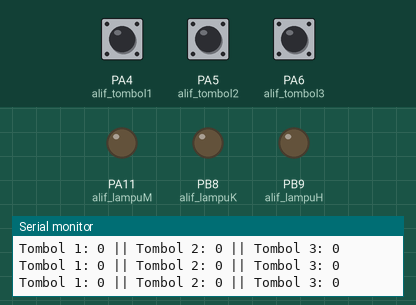
Simulated run of this sketch. Board: STM32 Blue Pill. Shown: output pins drawn as LEDs (lit = HIGH), the last lines printed to the serial monitor. The inputs (shaded band) are chosen by the test bench; at power-on: PA4 (alif_tombol1) LOW, PA5 (alif_tombol2) LOW, PA6 (alif_tombol3) LOW.

Above: at 1.2 s.
1.3 s: PA4 (alif_tombol1) pulled HIGH for 1 s
At 2.5 s:
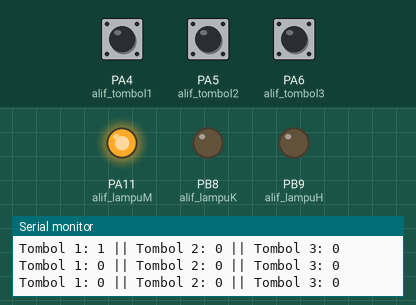
3.8 s: PA5 (alif_tombol2) pulled HIGH for 0.15 s
At 5.0 s:
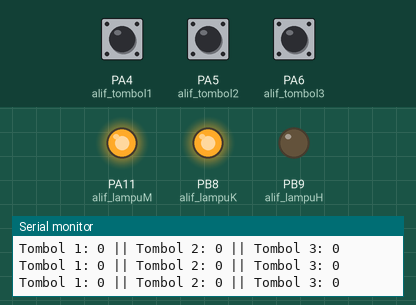
5.4 s: PA6 (alif_tombol3) pulled HIGH for 0.15 s
At 5.51 s:
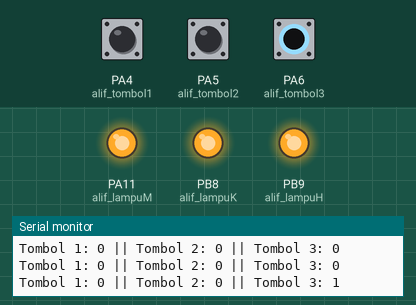
7.1 s: PA4 (alif_tombol1) pulled HIGH for 0.15 s
At 8.0 s:
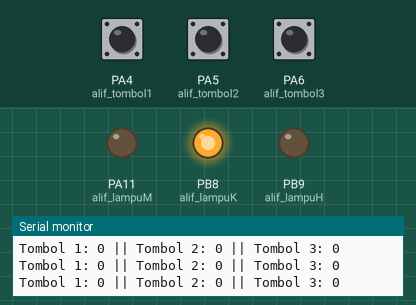
8.7 s: PA6 (alif_tombol3) pulled HIGH for 1 s
At 9.4 s:
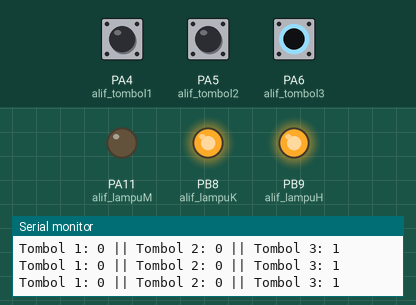
11.2 s: PA6 (alif_tombol3) pulled HIGH for 3.2 s
At 15.5 s:
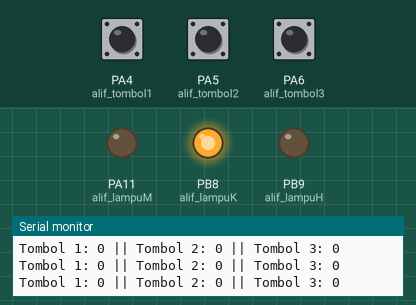
Timing chart, 0 to 16.9 s (numbered marks = the images above; inputs shaded):
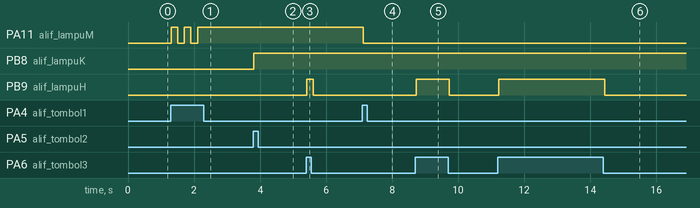

Measured:
- after the input at 1.3 s, PA11 (alif_lampuM): alternates HIGH for 0.20 s and LOW for 0.20 s, 5 changes in all, then stays HIGH, starting at once
- after the input at 3.8 s, PB8 (alif_lampuK): LOW → HIGH at once
- after the input at 5.4 s, PB9 (alif_lampuH): LOW → HIGH at once, → LOW 0.20 s later
- after the input at 7.1 s, PA11 (alif_lampuM): HIGH → LOW at once
- after the input at 8.7 s, PB9 (alif_lampuH): LOW → HIGH at once, → LOW 1.0 s later
- after the input at 11.2 s, PB9 (alif_lampuH): LOW → HIGH at once, → LOW 3.2 s later

The sketch:

Praktek_Nyoba_LED_Button.ino
```cpp
//Inisialisasi Komponen
int alif_tombol1 = PA4;
int alif_tombol2 = PA5;
int alif_tombol3 = PA6;

int alif_lampuM = PA11;
int alif_lampuK = PB8;
int alif_lampuH = PB9;

int kunci1 = 0;
int kunci2 = 0;
int kunci3 = 0;
void setup() {
// Baudrate baca serial
Serial.begin(9600);

//Inisialisasi Fungsi Input
pinMode(alif_tombol1, INPUT);
pinMode(alif_tombol2, INPUT);
pinMode(alif_tombol3, INPUT);

//Inisialisasi Fungsi Ouput
pinMode(alif_lampuM, OUTPUT);
pinMode(alif_lampuK, OUTPUT);
pinMode(alif_lampuH, OUTPUT);
}

void loop() {
// Baca Nilai Button
int BacaTombol1 = digitalRead(alif_tombol1);
int BacaTombol2 = digitalRead(alif_tombol2);
int BacaTombol3 = digitalRead(alif_tombol3);

//Print ke Serial
Serial.print("Tombol 1: ");
Serial.print(BacaTombol1);
Serial.print(" || ");
Serial.print("Tombol 2: ");
Serial.print(BacaTombol2);
Serial.print(" || ");
Serial.print("Tombol 3: ");
Serial.print(BacaTombol3);
Serial.println();

//Fungsi Program Button 1 dengan lampu merah
if (BacaTombol1 == 1) {
    if (kunci1==0){
    kunci1=1;
    digitalWrite(alif_lampuM, HIGH);
    }
else {
     kunci1=0;
    digitalWrite(alif_lampuM, LOW);
    }
    delay(100);
}

//Fungsi Program Button 2 dengan lampu kuning
if (BacaTombol2 == 1) {
    if(kunci2==0){
    kunci2=1;
    digitalWrite(alif_lampuK, HIGH);
    }
else {
    kunci2=1;
    digitalWrite(alif_lampuK, LOW);
    }
    delay(100);
}

//Fungsi Program Button 3 dengan lampu hijau
if (BacaTombol3 == 1) {
    if (kunci3 ==0)
    kunci3=1;
    digitalWrite(alif_lampuH, HIGH);
    }
else {
    kunci3=0;
    digitalWrite(alif_lampuH, LOW);
    }
    delay(100);
}
```
